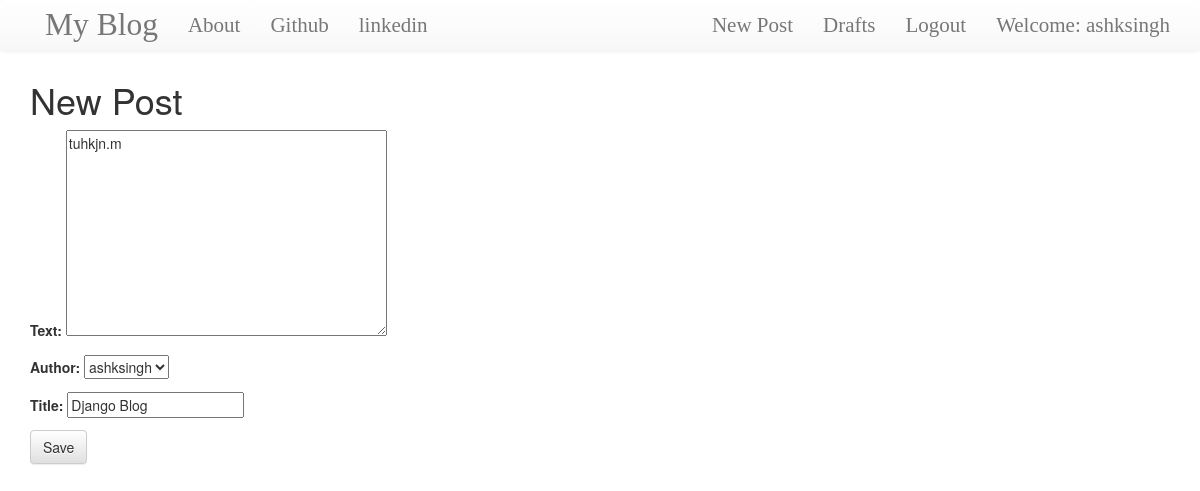
Screenshot of /post/2/edit/ (signed in) with the database file from the repository.
### blog/models.py (models this page shows, shortened)
class Post(models.Model):
    author = models.ForeignKey('auth.user',on_delete = models.CASCADE)
    title = models.CharField(max_length=200)
    text = models.TextField()
    create_date = models.DateTimeField(default=timezone.now,blank=True)
    published_date = models.DateTimeField(blank=True, null=True)

### blog/views.py (the view)
# urls.py: re_path(r'^post/(?P<pk>\d+)/edit/$', views.PostUpdateView.as_view(), name='post_edit'),
class PostUpdateView(LoginRequiredMixin,UpdateView):
    login_url = '/login/'
    redirect_field_name = 'blog/post_detail.html'
    form_class = PostForm
    model = Post

### blog/forms.py
class PostForm(forms.ModelForm):
    class Meta():
        model = Post
        fields = {'author','title','text'}
        widget ={
            'title':forms.TextInput(attrs={'class':'textinputclass'}),
            'text':forms.Textarea(attrs={'class':'editable medium-editor-textarea postcontent'})
        }

### blog/templates/blog/post_form.html (shortened to what this page needs)
{% extends "blog/base.html" %}
{% block content %}
    <h1> New Post </h1>
        <form class="post-form" method="POST">
            {{ form.as_p }}
            <button type ="submit" class="save btn btn-default">Save</button>
            </form>
{% endblock %}

### blog/templates/blog/base.html (shortened to what this page needs)
<!DOCTYPE html>
{% load staticfiles %}
<html>
    <head>
        <link rel="stylesheet" href="https://maxcdn.bootstrapcdn.com/bootstrap/3.3.7/css/bootstrap.min.css">
        <link rel="stylesheet" href="https://maxcdn.bootstrapcdn.com/bootstrap/3.3.7/css/bootstrap-theme.min.css">
        <link rel="stylesheet" href="//cdn.jsdelivr.net/npm/medium-editor@latest/dist/css/medium-editor.min.css" type="text/css" media="screen" charset="utf-8">
        <link rel="stylesheet" href="{% static 'css/blog.css' %}">
    </head>
    <body>
        <nav class="nav navbar-default techfont custom-navbar">
            <div class="container">
                <ul class="nav navbar-nav">
                    <li><a class="navbar-brand bigbrand" href="{% url  'post_list' %}">My Blog</a></li>
                    <li><a href="{% url 'about' %}"> About </a></li>
                    <li><a href="https://www.github.com">Github</a></li>
                    <li><a href="https://www.linkedin.com">linkedin</a></li>
                </ul>
                <ul class="nav navbar-nav navbar-right">
                    {% if user.is_authenticated %}
                    <li>
                        <a href="{% url 'post_new' %}" >New Post</a>
                    </li>
                    <li>
                        <a href="{% url 'post_draft_list' %}" >Drafts</a>
                    </li>
                    <li>
                        <a href="{% url 'logout' %}" >Logout</a>
                    </li>
                    <li>
                        <a>Welcome: {{user.username }}</a>
                    </li>
                    {% else %}
                    <li>
                        <a class ="nav navbar-right" href="{% url 'login' %}" ><span class='glyphicon glyphicon-user'></span></a>
                    </li>
                    {% endif %}
                </ul>
            </div>
         </nav>
         <div class="content container">
             <div class="row">
                 <div class="col-md-8">
                     <div class ="blog_posts">
                        {% block content %}
                        {% endblock %}
                     </div>
                 </div>
             </div>
         </div>
    </body>
</html>

### blog/static/css/blog.css (style rules this page uses)
.techfont { font-family: 'Prosoto one', cursive; font-size: 1.5em; margin-bottom: 10px; }
.bigbrand { font-size: 1.5em; }

### rows the page displays
Post: text "tuhkjn.m", author "ashksingh", title "Django Blog"

### other values shown
{{ user.username }} "ashksingh"
